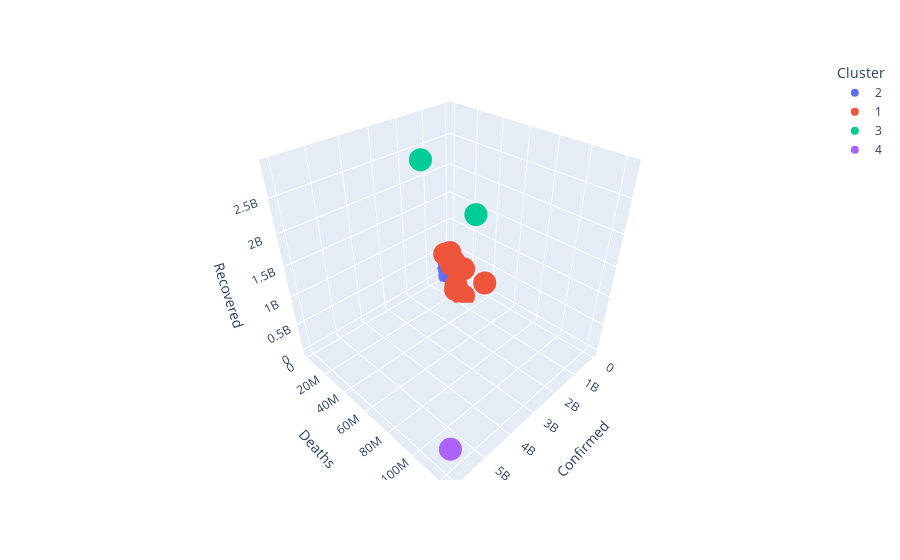

Notebook code cell kept with this figure:
### Code cell
#Visualizing clustering results
import plotly.express as px
fig = px.scatter_3d(df_kmeans, x='Confirmed', y='Deaths', z='Recovered', color='Cluster')

fig.show()

### Figure 1 — Plotly figure (JSON) as saved in the notebook; plotly's stock layout.template omitted (floating-point values rounded to 4 significant figures; data arrays with more than 128 entries replaced by an {"elided": "..."} marker saying what was removed)
{"data": [{"hovertemplate": "Cluster=2<br>Confirmed=%{x}<br>Deaths=%{y}<br>Recovered=%{z}<extra></extra>", "legendgroup": "2", "marker": {"color": "#636efa", "symbol": "circle"}, "mode": "markers", "name": "2", "scene": "scene", "showlegend": true, "type": "scatter3d", "x": {"elided": "212 int values"}, "y": {"elided": "212 int values"}, "z": {"elided": "212 int values"}}, {"hovertemplate": "Cluster=1<br>Confirmed=%{x}<br>Deaths=%{y}<br>Recovered=%{z}<extra></extra>", "legendgroup": "1", "marker": {"color": "#EF553B", "symbol": "circle"}, "mode": "markers", "name": "1", "scene": "scene", "showlegend": true, "type": "scatter3d", "x": [504802880, 515307146, 855188962, 524166833, 400909778, 636694305, 460463678, 361150607, 380680836, 930548849, 345940039, 649111763, 618940956, 783794384], "y": [12112441, 13981703, 22720818, 13364216, 15744407, 26000702, 43005509, 13194771, 8951676, 18363719, 10250036, 19065104, 6841158, 29171984], "z": [438750295, 468747010, 69407433, 453383253, 326813025, 487799849, 361780181, 323672775, 309835430, 790705716, 310037579, 61193618, 564170558, 2327572]}, {"hovertemplate": "Cluster=3<br>Confirmed=%{x}<br>Deaths=%{y}<br>Recovered=%{z}<extra></extra>", "legendgroup": "3", "marker": {"color": "#00cc96", "symbol": "circle"}, "mode": "markers", "name": "3", "scene": "scene", "showlegend": true, "type": "scatter3d", "x": [2653587540, 3226768088], "y": [72624610, 44424723], "z": [2313677028, 2900589824]}, {"hovertemplate": "Cluster=4<br>Confirmed=%{x}<br>Deaths=%{y}<br>Recovered=%{z}<extra></extra>", "legendgroup": "4", "marker": {"color": "#ab63fa", "symbol": "circle"}, "mode": "markers", "name": "4", "scene": "scene", "showlegend": true, "type": "scatter3d", "x": [6049145667], "y": [123303762], "z": [503370956]}], "layout": {"legend": {"title": {"text": "Cluster"}, "tracegroupgap": 0}, "margin": {"t": 60}, "scene": {"domain": {"x": [0, 1], "y": [0, 1]}, "xaxis": {"title": {"text": "Confirmed"}}, "yaxis": {"title": {"text": "Deaths"}}, "zaxis": {"title": {"text": "Recovered"}}}}}
